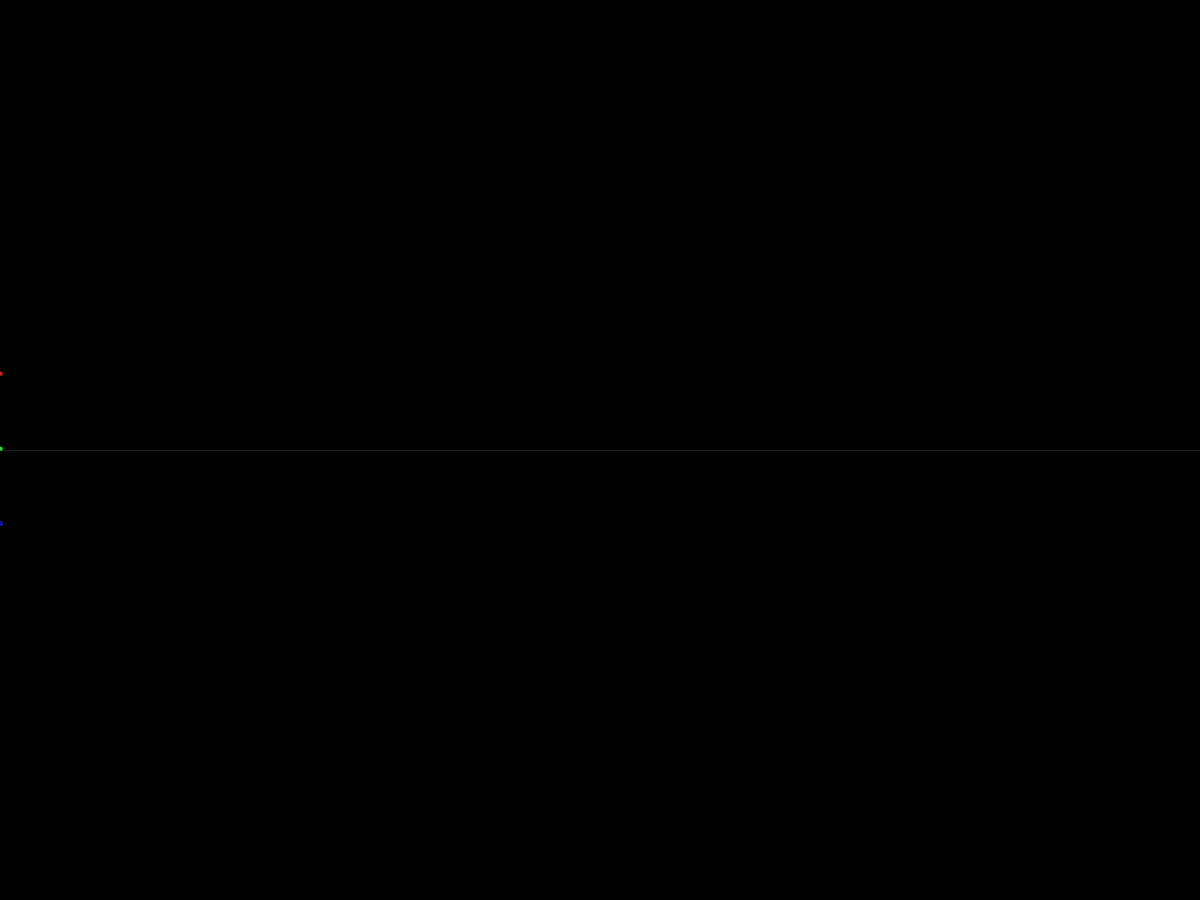
Frame 1 (no input)
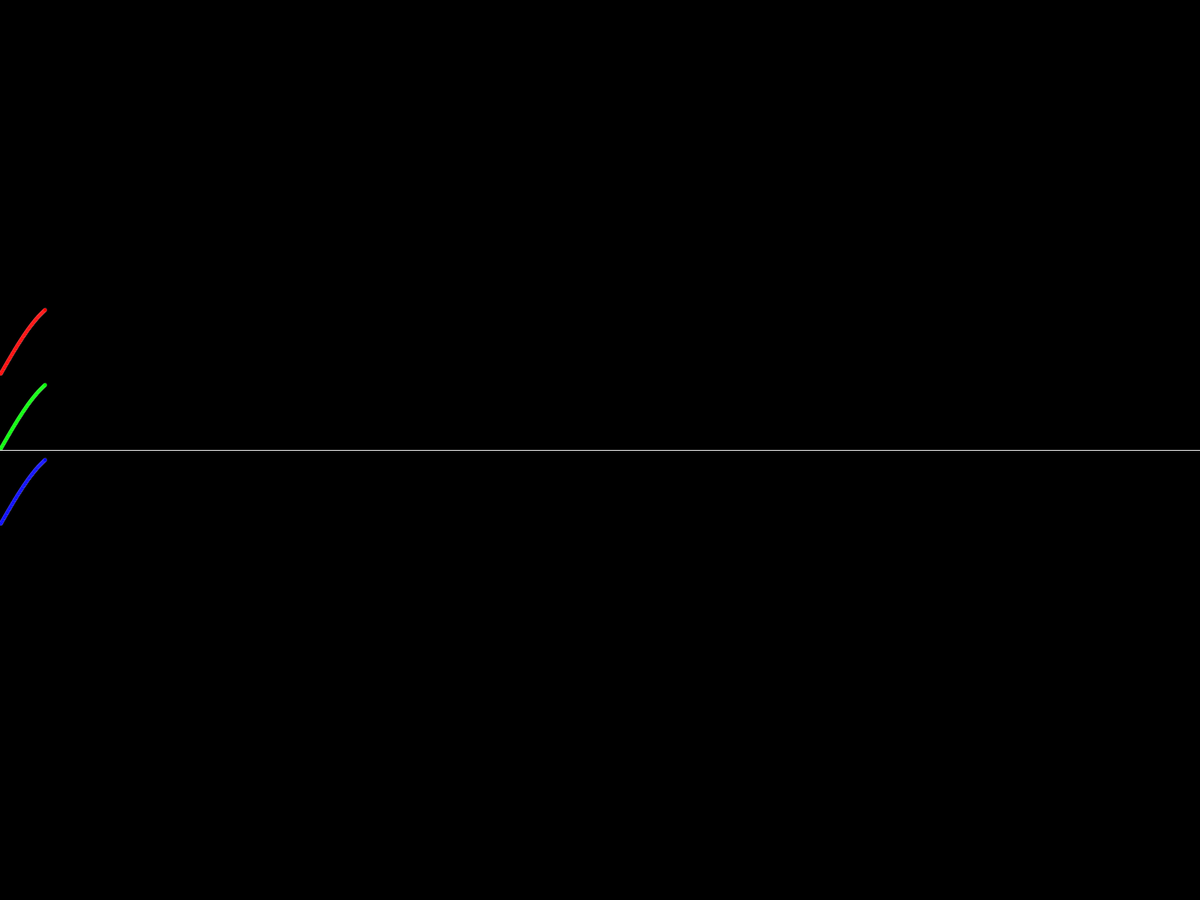
Frame 60 (the mouse pressed at the canvas centre just before this capture)
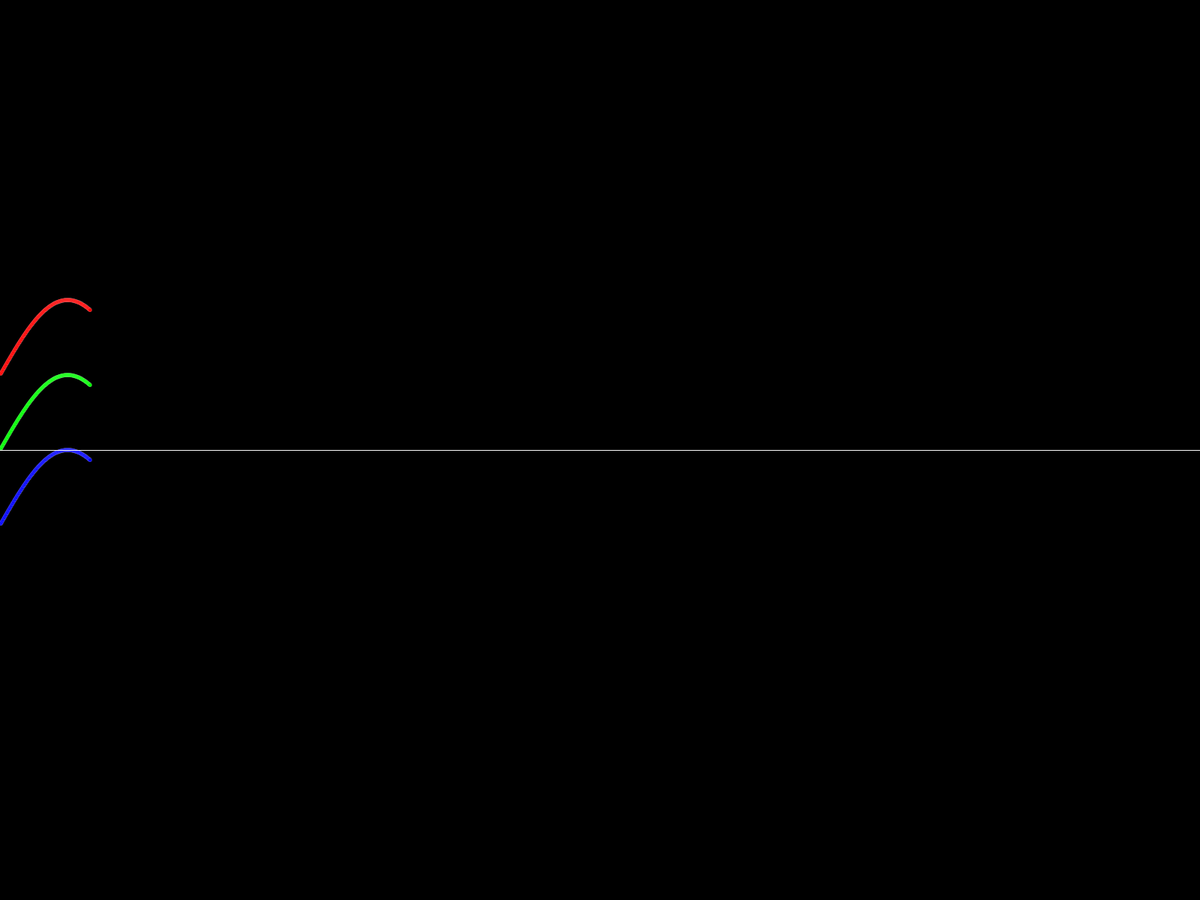
Frame 120 (the mouse held since frame 60 and released just before this capture)

The Processing sketch that drew these frames (run headless with seeded random() and noise(); from frame 60 on, the mouse is pressed at the canvas centre):

// Processing sketch: mySketch
// ── mySketch.pde
// Poliphonia Media Lab, 14 de agosto de 2018

/*
 * https://processing.org/reference/sin_.html
 * https://processing.org/examples/sinewave.html
 */

void setup() {
  fullScreen();
	background(0);
}

void draw(){
	noFill();
	stroke(255, 40);
	line(0,height/2,width,height/2);
	
	//move the coordinate system to left middle
  translate(0, height/2);
	
	fill(255, 0, 0);
	ellipse(frameCount, -100 + sin(radians(frameCount)) * -100, 5, 5);
	fill(0, 255, 0);
  ellipse(frameCount, sin(radians(frameCount)) * -100, 5, 5);
	fill(0, 0, 255);
	ellipse(frameCount, 100 + sin(radians(frameCount)) * -100, 5, 5);
}
